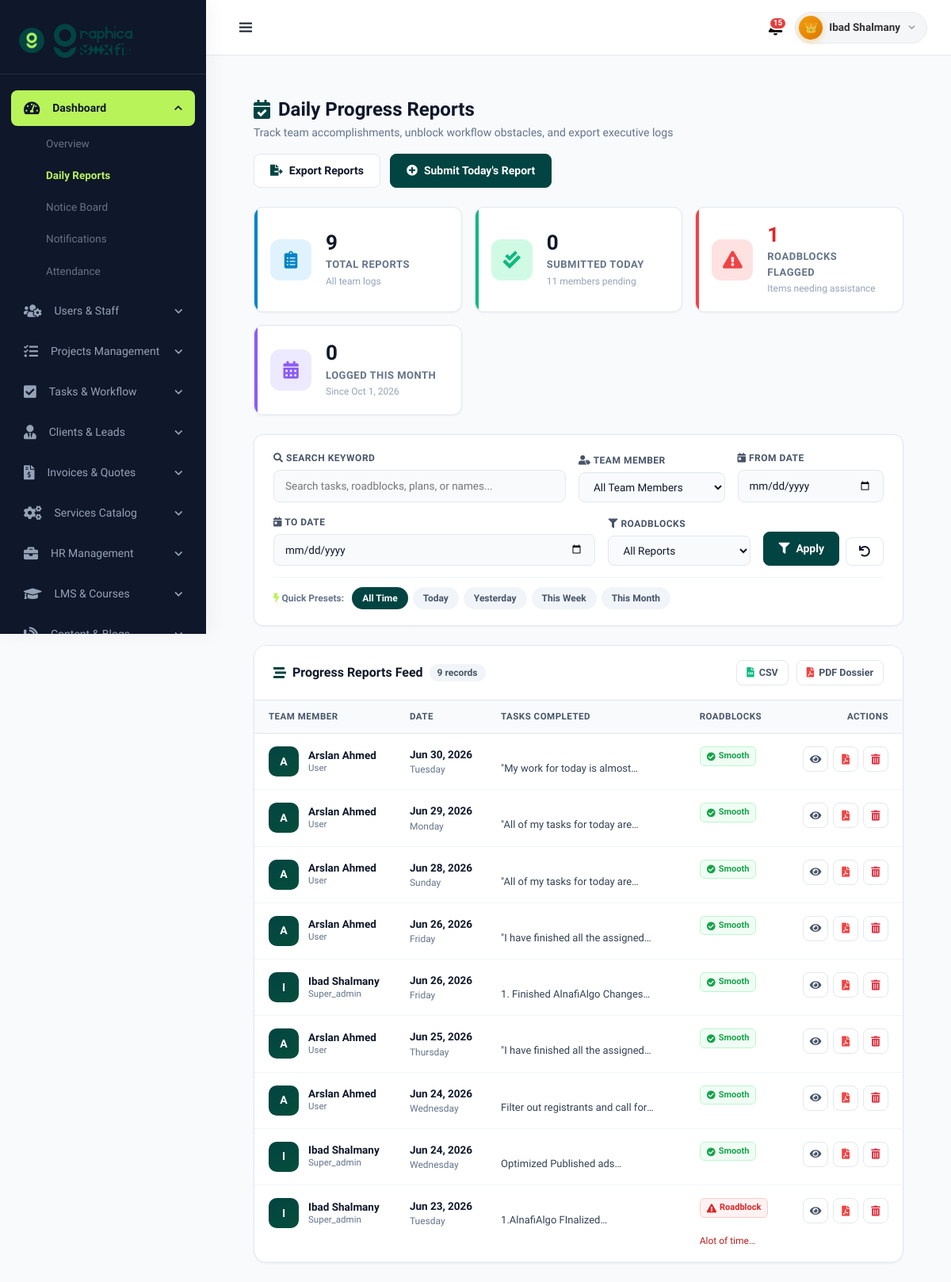
/admin/dpr.php (signed in), run on the app's committed database.
### tables this page shows
CREATE TABLE `users` (
  `user_id` int(11) NOT NULL,
  `name` varchar(40) NOT NULL,
  `phone` varchar(13) NOT NULL,
  `email` varchar(100) DEFAULT NULL,
  `username` varchar(50) NOT NULL,
  `role` varchar(50) NOT NULL DEFAULT 'student',
  `password` varchar(255) DEFAULT NULL,
  `created_at` timestamp NOT NULL DEFAULT current_timestamp(),
  `last_login` datetime DEFAULT NULL
);

CREATE TABLE `daily_progress_reports` (
  `id` int(11) NOT NULL,
  `user_id` int(11) NOT NULL,
  `report_date` date NOT NULL,
  `tasks_completed` text NOT NULL,
  `challenges` text DEFAULT NULL,
  `plan_tomorrow` text DEFAULT NULL,
  `created_at` timestamp NULL DEFAULT current_timestamp()
);

### admin/dpr.php (the view, shortened to what the rows shown need)
<?php
include 'dashboard_header.php';
$is_manager = in_array($role, ['super_admin', 'superadmin', 'admin', 'pm', 'hrm', 'manager']);
$conn->query("CREATE TABLE IF NOT EXISTS daily_progress_reports (
    id INT AUTO_INCREMENT PRIMARY KEY,
    user_id INT NOT NULL,
    report_date DATE NOT NULL,
    tasks_completed TEXT NOT NULL,
    challenges TEXT,
    plan_tomorrow TEXT,
    created_at TIMESTAMP DEFAULT CURRENT_TIMESTAMP,
    UNIQUE KEY (user_id, report_date)
)");
$page = isset($_GET['page']) ? max(1, intval($_GET['page'])) : 1;
$limit = 10;
$offset = ($page - 1) * $limit;
$where_conditions = [];
$where_clause = empty($where_conditions) ? "1=1" : implode(" AND ", $where_conditions);
$reports_sql = "
    SELECT dpr.*, u.name as user_name, u.role as user_role, u.email as user_email
    FROM daily_progress_reports dpr
    JOIN users u ON dpr.user_id = u.user_id
    WHERE $where_clause
    ORDER BY dpr.report_date DESC, dpr.created_at DESC
    LIMIT $limit OFFSET $offset
";
$reports_result = $conn->query($reports_sql);
?>
<div class="height-100">
    <div class="dpr-container">
        <div class="dpr-header">
            <div class="dpr-title-wrap">
                <h1><i class="fas fa-calendar-check" style="color:var(--primary-color);"></i> Daily Progress Reports</h1>
            </div>
        </div>
        <div class="dpr-table-card">
            <div style="overflow-x:auto;">
                <table class="dpr-table">
                    <thead>
                        <tr>
                            <?php if ($is_manager): ?>
                                <th style="width: 22%;">Team Member</th>
                            <?php endif; ?>
                            <th style="width: 14%;">Date</th>
                            <th style="width: 32%;">Tasks Completed</th>
                            <th style="width: 16%;">Roadblocks</th>
                            <th style="width: 10%; text-align:right;">Actions</th>
                        </tr>
                    </thead>
                    <tbody>
                        <?php if ($reports_result && $reports_result->num_rows > 0): ?>
                            <?php while ($row = $reports_result->fetch_assoc()): ?>
                                <?php
                                    $report_date_ts = strtotime($row['report_date']);
                                    $has_challenges = !empty(trim($row['challenges'] ?? ''));
                                    $can_delete = ($is_manager || $row['user_id'] == $user_id);
                                ?>
                                <tr id="dpr-row-<?= $row['id'] ?>">
                                    <?php if ($is_manager): ?>
                                    <td>
                                        <div class="dpr-user-cell">
                                            <div class="dpr-avatar">
                                                <?= strtoupper(substr($row['user_name'] ?? 'U', 0, 1)) ?>
                                            </div>
                                            <div>
                                                <div class="dpr-user-name"><?= htmlspecialchars($row['user_name'] ?? 'Unknown') ?></div>
                                                <div class="dpr-user-role"><?= ucfirst($row['user_role'] ?? 'User') ?></div>
                                            </div>
                                        </div>
                                    </td>
                                    <?php endif; ?>
                                    <td>
                                        <div class="dpr-date-cell">
                                            <div class="dpr-date-main"><?= date('M j, Y', $report_date_ts) ?></div>
                                            <div class="dpr-date-day">
                                                <?= date('l', $report_date_ts) ?>
                                            </div>
                                        </div>
                                    </td>
                                    <td>
                                        <div class="dpr-snippet" title="<?= htmlspecialchars($row['tasks_completed']) ?>">
                                            <?= htmlspecialchars($row['tasks_completed']) ?>
                                        </div>
                                    </td>
                                    <td>
                                        <?php if ($has_challenges): ?>
                                            <div class="badge-blocker" title="<?= htmlspecialchars($row['challenges']) ?>">
                                                <i class="fas fa-exclamation-triangle"></i> Roadblock
                                            </div>
                                            <div class="dpr-snippet" style="color:#b91c1c; font-size:12px; margin-top:4px;">
                                                <?= htmlspecialchars($row['challenges']) ?>
                                            </div>
                                        <?php else: ?>
                                            <span class="badge-smooth"><i class="fas fa-check-circle"></i> Smooth</span>
                                        <?php endif; ?>
                                    </td>
                                    <td style="text-align:right;">
                                        <div class="dpr-actions-cell" style="justify-content:flex-end;">
                                            <button type="button" class="btn-icon-action" title="View Full Report"
                                                data-id="<?= $row['id'] ?>"
                                                data-name="<?= htmlspecialchars($row['user_name'] ?? 'Team Member') ?>"
                                                data-role="<?= htmlspecialchars(ucfirst($row['user_role'] ?? 'User')) ?>"
                                                data-email="<?= htmlspecialchars($row['user_email'] ?? '') ?>"
                                                data-date="<?= date('l, F j, Y', $report_date_ts) ?>"
                                                data-rawdate="<?= $row['report_date'] ?>"
                                                data-created="<?= date('M j, Y h:i A', strtotime($row['created_at'])) ?>"
                                                data-tasks="<?= htmlspecialchars($row['tasks_completed']) ?>"
                                                data-challenges="<?= htmlspecialchars($row['challenges'] ?? '') ?>"
                                                data-plan="<?= htmlspecialchars($row['plan_tomorrow'] ?? '') ?>"
                                                onclick="openViewModal(this)">
                                                <i class="fas fa-eye"></i>
                                            </button>
                                            <a href="dpr_export.php?format=pdf&id=<?= $row['id'] ?>&preview=1" target="_blank" class="btn-icon-action" title="View / Print Branded PDF Dossier">
                                                <i class="fas fa-file-pdf" style="color:#ef4444;"></i>
                                            </a>
                                            <?php if ($can_delete): ?>
                                            <button type="button" class="btn-icon-action text-danger" title="Delete Report" onclick="deleteReport(<?= $row['id'] ?>, '<?= date('M j, Y', $report_date_ts) ?>')">
                                                <i class="fas fa-trash-alt"></i>
                                            </button>
                                            <?php endif; ?>
                                        </div>
                                    </td>
                                </tr>
                            <?php endwhile; ?>
                        <?php endif; ?>
                    </tbody>
                </table>
            </div>
        </div>
    </div>
</div>
<?php include('dashboard_footer.php'); ?>

### admin/dashboard_header.php (shortened to what the rows shown need)
<?php
require_once __DIR__ . '/../core/config.php';
$username = $_SESSION['username'];
$result   = mysqli_query($conn, "SELECT * FROM users WHERE username = '$username'");
$data     = mysqli_fetch_assoc($result);
$name    = $data['name'];
$role    = strtolower($data['role']);
$is_super_admin   = ($role === 'super_admin' || $role === 'superadmin');
?>
<!DOCTYPE html>
<html>
<head>
    <link href="<?= BASE_URL ?>assets/css/bootstrap.css" rel="stylesheet">
    <link href="<?= BASE_URL ?>assets/css/style.css?v=<?= time() ?>" rel="stylesheet">
    <link rel="stylesheet" href="https://cdnjs.cloudflare.com/ajax/libs/font-awesome/5.15.4/css/all.min.css" />
    <link href='https://cdn.jsdelivr.net/npm/bootstrap@5.0.0-beta1/dist/css/bootstrap.min.css' rel='stylesheet'>
    <link href='https://cdn.jsdelivr.net/npm/boxicons@latest/css/boxicons.min.css' rel='stylesheet'>
    <link href="<?= BASE_URL ?>assets/css/dashboard.css?v=<?= time() ?>" rel="stylesheet">
    <link href="https://cdn.quilljs.com/1.3.6/quill.snow.css" rel="stylesheet">
</head>
<body id="body-pd">
<div class="header mb-5" id="header">
    <div class="header-right">
        <?php
        $avatar_style = $is_super_admin
            ? 'background: linear-gradient(135deg, #f59e0b 0%, #d97706 100%) !important; color: #fff !important; box-shadow: 0 2px 8px rgba(245, 158, 11, 0.4);'
            : ($role === 'admin' ? 'background: linear-gradient(135deg, #024442 0%, #035e5b 100%) !important; color: #fff !important;' : '');
        ?>
        <div class="header-profile-wrap" id="headerProfileWrap">
            <button type="button" class="header-profile-btn" onclick="toggleProfileMenu()">
                <div class="header-avatar" style="<?= $avatar_style ?>"><?= $is_super_admin ? '👑' : strtoupper(substr($name, 0, 1)) ?></div>
                <span class="header-name"><?= htmlspecialchars($name) ?></span>
                <svg class="header-chevron" width="13" height="13" viewBox="0 0 24 24" fill="none" stroke="currentColor" stroke-width="2.5" stroke-linecap="round" stroke-linejoin="round">
                    <polyline points="6 9 12 15 18 9"/>
                </svg>
            </button>
        </div>
    </div>
</div>

### data on the page
users: name "Ibad Shalmany"
daily_progress_reports: user.name "A", user.name "Arslan Ahmed", user.role "User", report_date "Jun 30, 2026", report_date "Tuesday", tasks_completed "\"My work for today is…", challenges "Smooth"
daily_progress_reports: user.name "A", user.name "Arslan Ahmed", user.role "User", report_date "Jun 29, 2026", report_date "Monday", tasks_completed "\"All of my tasks for today…", challenges "Smooth"
daily_progress_reports: user.name "A", user.name "Arslan Ahmed", user.role "User", report_date "Jun 28, 2026", report_date "Sunday", tasks_completed "\"All of my tasks for today…", challenges "Smooth"
daily_progress_reports: user.name "A", user.name "Arslan Ahmed", user.role "User", report_date "Jun 26, 2026", report_date "Friday", tasks_completed "\"I have finished all the…", challenges "Smooth"
daily_progress_reports: user.name "I", user.name "Ibad Shalmany", user.role "Super_admin", report_date "Jun 26, 2026", report_date "Friday", tasks_completed "1. Finished AlnafiAlgo…", challenges "Smooth"
daily_progress_reports: user.name "A", user.name "Arslan Ahmed", user.role "User", report_date "Jun 25, 2026", report_date "Thursday", tasks_completed "\"I have finished all the…", challenges "Smooth"
daily_progress_reports: user.name "A", user.name "Arslan Ahmed", user.role "User", report_date "Jun 24, 2026", report_date "Wednesday", tasks_completed "Filter out registrants and call…", challenges "Smooth"
daily_progress_reports: user.name "I", user.name "Ibad Shalmany", user.role "Super_admin", report_date "Jun 24, 2026", report_date "Wednesday", tasks_completed "Optimized Published…", challenges "Smooth"
daily_progress_reports: user.name "I", user.name "Ibad Shalmany", user.role "Super_admin", report_date "Jun 23, 2026", report_date "Tuesday", tasks_completed "1.AlnafiAlgo…", challenges "Alot of…"

### other printed values
$unreadCount "15"
$menu['title'] "Dashboard"
$sub['title'] "Overview"
$sub['title'] "Daily Reports"
$sub['title'] "Notice Board"
$sub['title'] "Notifications"
$sub['title'] "Attendance"
$menu['title'] "Users & Staff"
$menu['title'] "Projects Management"
$menu['title'] "Tasks & Workflow"
$menu['title'] "Clients & Leads"
$menu['title'] "Invoices & Quotes"
$menu['title'] "Services Catalog"
$menu['title'] "HR Management"
$menu['title'] "LMS & Courses"
